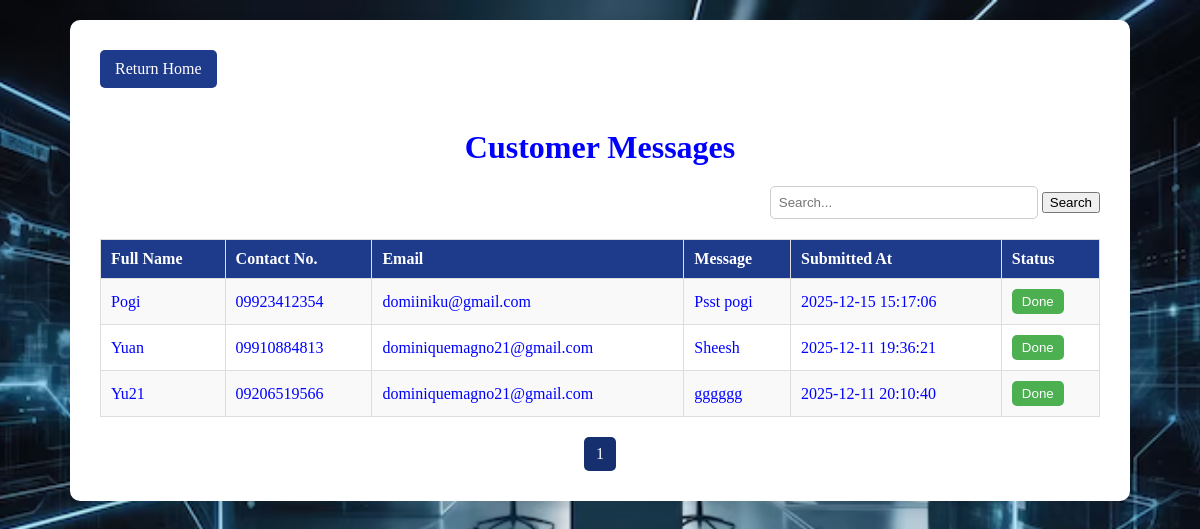
The app's page /admin_messages.php?sort=email&order=asc (signed in) with its own data.
### tables this page shows
CREATE TABLE `feedback` (
  `id` int(11) NOT NULL,
  `name` varchar(100) DEFAULT NULL,
  `contact_no` varchar(50) DEFAULT NULL,
  `email` varchar(100) DEFAULT NULL,
  `message` text DEFAULT NULL,
  `submitted_at` timestamp NOT NULL DEFAULT current_timestamp(),
  `done` tinyint(1) NOT NULL DEFAULT 0,
  `status` varchar(20) DEFAULT 'Pending'
);

### admin_messages.php (the view, shortened to what this page needs)
<?php
include 'db_connection.php';
$limit = 5;
$page = isset($_GET['page']) ? (int)$_GET['page'] : 1;
$offset = ($page - 1) * $limit;
$sort_column = isset($_GET['sort']) ? $_GET['sort'] : 'submitted_at';
$sort_order = isset($_GET['order']) && $_GET['order'] === 'asc' ? 'ASC' : 'DESC';
$search = isset($_GET['search']) ? trim($_GET['search']) : '';
$search_sql = "";
$params = [];
$types = "";
$count_sql = "SELECT COUNT(*) FROM feedback $search_sql";
$stmt_count = $conn->prepare($count_sql);
$stmt_count->execute();
$stmt_count->bind_result($total_rows);
$total_pages = ceil($total_rows / $limit);
$sql = "SELECT id, name, contact_no, email, message, submitted_at, done
        FROM feedback $search_sql
        ORDER BY $sort_column $sort_order
        LIMIT ?, ?";
$stmt = $conn->prepare($sql);
if ($search !== "") {
    $all_params = array_merge($params, [$offset, $limit]);
    $all_types = $types . "ii";
    $bind_names[] = $all_types;
    foreach ($all_params as $key => $value) {
        $bind_names[] = & $all_params[$key];
    }
    call_user_func_array([$stmt, 'bind_param'], $bind_names);
} else {
    $stmt->bind_param("ii", $offset, $limit);
}
$stmt->execute();
$result = $stmt->get_result();
?>
<!DOCTYPE html>
<html lang="en">
<head>
    <link rel="stylesheet" href="style.css">
</head>
<body>
<div class="container">
    <a href="index.php" class="return-home">Return Home</a>
    <h1>Customer Messages</h1>
    <div class="search-bar">
        <form method="GET">
            <input type="text" name="search" placeholder="Search..." value="<?php echo htmlspecialchars($search); ?>">
            <button type="submit">Search</button>
        </form>
    </div>
    <table>
        <tr>
            <th><a href="?sort=name&order=<?php echo $sort_order === 'ASC' ? 'desc' : 'asc'; ?>">Full Name</a></th>
            <th>Contact No.</th>
            <th><a href="?sort=email&order=<?php echo $sort_order === 'ASC' ? 'desc' : 'asc'; ?>">Email</a></th>
            <th>Message</th>
            <th><a href="?sort=submitted_at&order=<?php echo $sort_order === 'ASC' ? 'desc' : 'asc'; ?>">Submitted At</a></th>
            <th>Status</th>
        </tr>
        <?php while ($row = $result->fetch_assoc()): ?>
        <tr>
            <td><?php echo htmlspecialchars($row['name']); ?></td>
            <td><?php echo htmlspecialchars($row['contact_no']); ?></td>
            <td><?php echo htmlspecialchars($row['email']); ?></td>
            <td><?php echo htmlspecialchars($row['message']); ?></td>
            <td><?php echo $row['submitted_at']; ?></td>
            <td>
                <?php if ($row['done']): ?>
                    <button class="done-btn done" disabled>Done</button>
                <?php endif; ?>
            </td>
        </tr>
        <?php endwhile; ?>
    </table>
    <div class="pagination">
        <?php for ($i = 1; $i <= $total_pages; $i++): ?>
            <a class="<?php echo $i === $page ? 'active' : ''; ?>" href="?page=<?php echo $i; ?>&search=<?php echo urlencode($search); ?>&sort=<?php echo $sort_column; ?>&order=<?php echo strtolower($sort_order); ?>"><?php echo $i; ?></a>
        <?php endfor; ?>
    </div>
</div>
</body>
</html>

### style.css (style rules this page uses)
body { font-family: Times New Roman, sans-serif; background: url('opisina.jpg') no-repeat center fixed; background-size: cover; color: blue; margin: 0; padding: 0; scroll-behavior: smooth; }

### admin_messages.php (style rules this page uses)
body { font-family: Times New Roman, sans-serif; padding: 20px; background-color: #f0f2f5; }
.container { max-width: 1000px; margin: auto; background-color: #fff; padding: 30px; border-radius: 10px; box-shadow: 0 4px 15px rgba(0,0,0,0.1); }
h1 { text-align: center; margin-bottom: 20px; }
table { width: 100%; border-collapse: collapse; margin-bottom: 20px; }
th, td { border: 1px solid #ddd; padding: 10px; text-align: left; }
th { cursor: pointer; background-color: #1e3a8a; color: white; }
th a { color: white; text-decoration: none; }
tr:nth-child(even) { background-color: #f9f9f9; }
.done-btn { background-color: #162f6f; color: white; padding: 5px 10px; border: none; border-radius: 5px; cursor: pointer; }
.done-btn.done { background-color: #4caf50; }
.pagination { margin-top: 15px; text-align: center; }
.pagination a { display: inline-block; margin: 0 5px; padding: 8px 12px; background-color: #1e3a8a; color: white; border-radius: 5px; text-decoration: none; }
.pagination a.active { background-color: #162f6f; }
.search-bar { margin-bottom: 20px; text-align: right; }
.search-bar input[type="text"] { padding: 8px; width: 250px; border-radius: 5px; border: 1px solid #ccc; }
.return-home { display: inline-block; margin-bottom: 20px; padding: 10px 15px; background-color: #1e3a8a; color: white; border-radius: 5px; text-decoration: none; }

### records on screen
feedback: name "Pogi", contact_no "09923412354", email "domiiniku@gmail.com", message "Psst pogi", submitted_at "2025-12-15 15:17:06", done "Done"
feedback: name "Yuan", contact_no "09910884813", email "dominiquemagno21@gmail.com", message "Sheesh", submitted_at "2025-12-11 19:36:21", done "Done"
feedback: name "Yu21", contact_no "09206519566", email "dominiquemagno21@gmail.com", message "gggggg", submitted_at "2025-12-11 20:10:40", done "Done"
